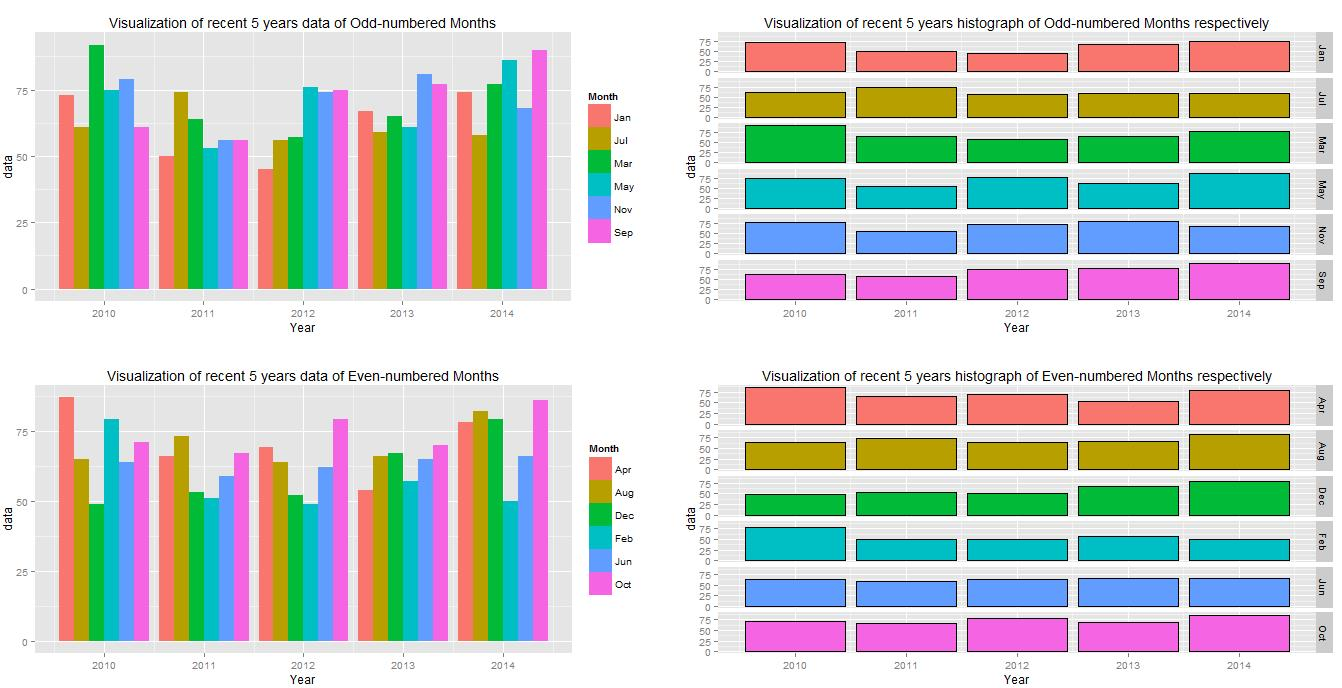

The R source for this figure:
library("ggplot2")
data <- read.csv("C:/Users/Nan/Desktop/Programming Assignment 1 Data New/ExcelFormattedGISTEMPDataCSV.csv", 
                 head = TRUE,na.strings = "****")

Data <- data[which(data$Year>=2010 & data$Year<2015),1:13]
row.names(Data) <- c()


year <- rep(Data$Year, rep(12,5))
month <- rep(names(Data)[-1],5)


Data[,1] <- c()
Data_ <- data.frame(Year = year, Month = month, data = as.vector(t(Data)) )

p1 <- ggplot(data=Data_[seq(1,180,2),], aes(x=Year, y=data, fill=Month)) +
  geom_bar(stat="identity", position=position_dodge()) + ggtitle("Visualization of recent 5 years data of Odd-numbered Months")
p2 <- ggplot(data=Data_[seq(2,180,2),], aes(x=Year, y=data, fill=Month)) +
  geom_bar(stat="identity", position=position_dodge()) + ggtitle("Visualization of recent 5 years data of Even-numbered Months")

p3 <- ggplot(data=Data_[seq(1,60,2),], aes(x=Year, y=data, fill=Month)) +
  geom_histogram(colour="black", stat = "identity",binwidth=10) +
  facet_grid(Month ~ .) +
  ggtitle("Visualization of recent 5 years histograph of Odd-numbered Months respectively") +
  theme(legend.position="none")  

p4 <- ggplot(data=Data_[seq(2,60,2),], aes(x=Year, y=data, fill=Month)) +
  geom_histogram(colour="black", stat = "identity",binwidth=10) +
  facet_grid(Month ~ .) +
  ggtitle("Visualization of recent 5 years histograph of Even-numbered Months respectively") +
  theme(legend.position="none")  

multiplot(p1, p2, p3, p4, cols=2)
